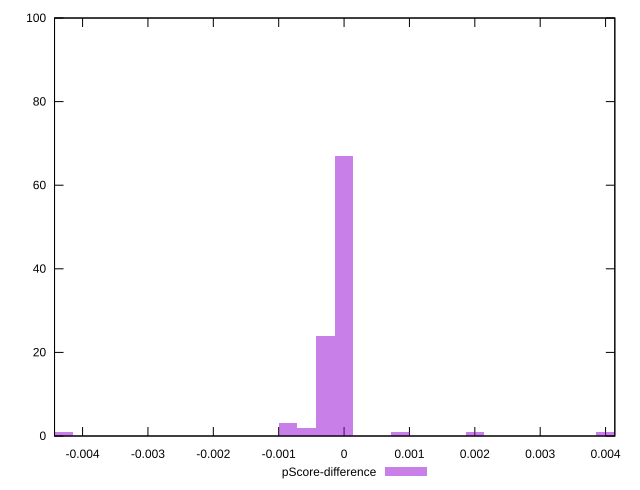

Write the gnuplot code that produced this figure.
reset

$pScoreDifference <<EOF
0.002002034367077122 1
0.000858014728747338 1
0.004004068734154244 1
0 67
-0.000286004909582446 24
-0.000858014728747338 3
-0.000572009819164892 2
-0.00429007364373669 1
EOF

set key outside below
set boxwidth 0.000286004909582446
set xrange [-0.004428886934490395:0.0041414988539139885]
set yrange [0:100]
set trange [0:100]
set style fill transparent solid 0.5 noborder
set terminal svg size 640, 490 enhanced background rgb 'white'
set output "report/report_00029_2021-02-24T13-36-40.390Z/speed-index/samples/agenda/pScore-difference/histogram.svg"

plot $pScoreDifference title "pScore-difference" with boxes

reset
